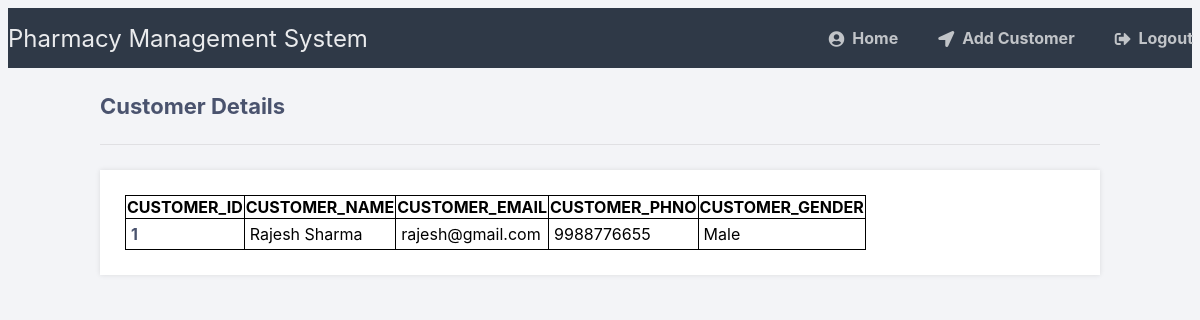
The app's page /viewcustomer.php (signed in) with its own data.
### tables this page shows
CREATE TABLE `customer` (
  `CUSTOMER_ID` int(20) NOT NULL,
  `CUSTOMER_NAME` varchar(20) NOT NULL,
  `CUSTOMER_EMAIL` varchar(20) NOT NULL,
  `CUSTOMER_PHNO` decimal(12,0) NOT NULL,
  `CUSTOMER_GENDER` varchar(8) NOT NULL CHECK (`CUSTOMER_GENDER` in ('Male','Female','Others'))
);

### viewcustomer.php (the view, shortened to what this page needs)
<?php
$DATABASE_HOST = 'localhost';
$DATABASE_USER = 'root';
$DATABASE_PASS = '';
$DATABASE_NAME = 'pharmacylogin';
$con = mysqli_connect($DATABASE_HOST, $DATABASE_USER, $DATABASE_PASS, $DATABASE_NAME);
$stmt = $con->prepare('SELECT * FROM CUSTOMER');
$stmt->execute();
$result = $stmt->get_result();
?>
<!DOCTYPE html>
<html>
	<head>
		<link href="style.css" rel="stylesheet" type="text/css">
		<link rel="stylesheet" href="https://use.fontawesome.com/releases/v5.7.1/css/all.css">
	</head>
	<body class="loggedin">
		<nav class="navtop">
			<div>
				<h1>Pharmacy Management System</h1>
				<a href="admin.php"><i class="fas fa-user-circle"></i>Home</a>
				<a href="addcustomer.php"><i class="fas fa-location-arrow"></i>Add Customer</a>
				<a href="logout.php"><i class="fas fa-sign-out-alt"></i>Logout</a>
			</div>
		</nav>
		<div class="content">
			<h2>Customer Details</h2>
			<div>
				<table>
					<tr>
						<th>CUSTOMER_ID</th>
						<th>CUSTOMER_NAME</th>
						<th>CUSTOMER_EMAIL</th>
						<th>CUSTOMER_PHNO</th>
						<th>CUSTOMER_GENDER</th>
					</tr>
<?php
while($data = $result->fetch_assoc()) {
?>
					<tr>
						<td><?=$data['CUSTOMER_ID']?></td>
						<td><?=$data['CUSTOMER_NAME']?></td>
						<td><?=$data['CUSTOMER_EMAIL']?></td>
						<td><?=$data['CUSTOMER_PHNO']?></td>
						<td><?=$data['CUSTOMER_GENDER']?></td>
					</tr>
<?php
}
?>
				</table>
			</div>
		</div>
	</body>
</html>

### style.css (style rules this page uses)
* { box-sizing: border-box; font-family: -apple-system, BlinkMacSystemFont, "segoe ui", roboto, oxygen, ubuntu, cantarell, "fira sans", "droid sans", "helvetica neue", Arial, sans-serif; font-size: 16px; -webkit-font-smoothing: antialiased; -moz-osx-font-smoothing: grayscale; }
body { background-color: #435165; }
.navtop { background-color: #2f3947; height: 60px; width: 100%; border: 0; }
.navtop div { display: flex; margin: 0 auto; width: 1205px; height: 100%; }
.navtop div h1, .navtop div a { display: inline-flex; align-items: center; }
.navtop div h1 { flex: 1; font-size: 24px; padding: 0; margin: 0; color: #eaebed; font-weight: normal; }
.navtop div a { padding: 0 20px; text-decoration: none; color: #c1c4c8; font-weight: bold; }
.navtop div a i { padding: 2px 8px 0 0; }
body.loggedin { background-color: #f3f4f7; }
.content { width: 1000px; margin: 0 auto; }
.content h2 { margin: 0; padding: 25px 0; font-size: 22px; border-bottom: 1px solid #e0e0e3; color: #4a536e; }
.content > p, .content > div { box-shadow: 0 0 5px 0 rgba(0, 0, 0, 0.1); margin: 25px 0; padding: 25px; background-color: #fff; }
.content > p table td, .content > div table td { padding: 5px; }
.content > p table td:first-child, .content > div table td:first-child { font-weight: bold; color: #4a536e; padding-right: 15px; }
table { border-collapse: collapse; }
table, th, td { border: 1px solid black; }

### records on screen
customer: CUSTOMER_ID "1", CUSTOMER_NAME "Rajesh Sharma", CUSTOMER_EMAIL "rajesh@gmail.com", CUSTOMER_PHNO "9988776655", CUSTOMER_GENDER "Male"
